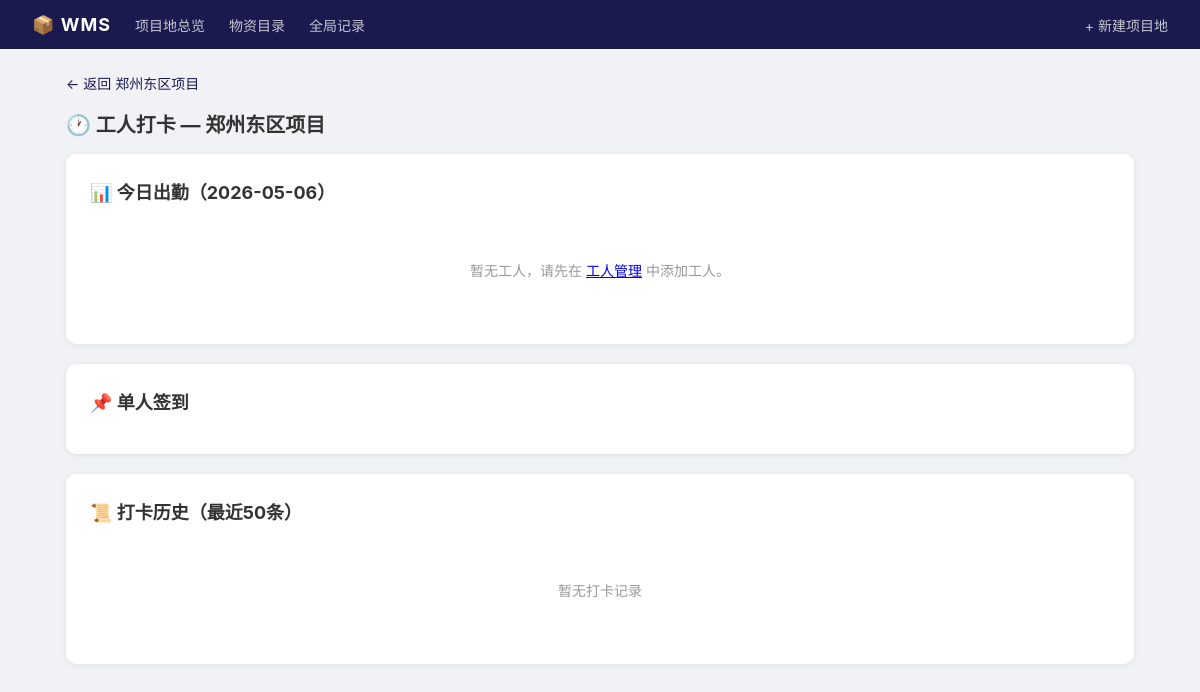
The page /site/1/attendance on the database as committed earlier.
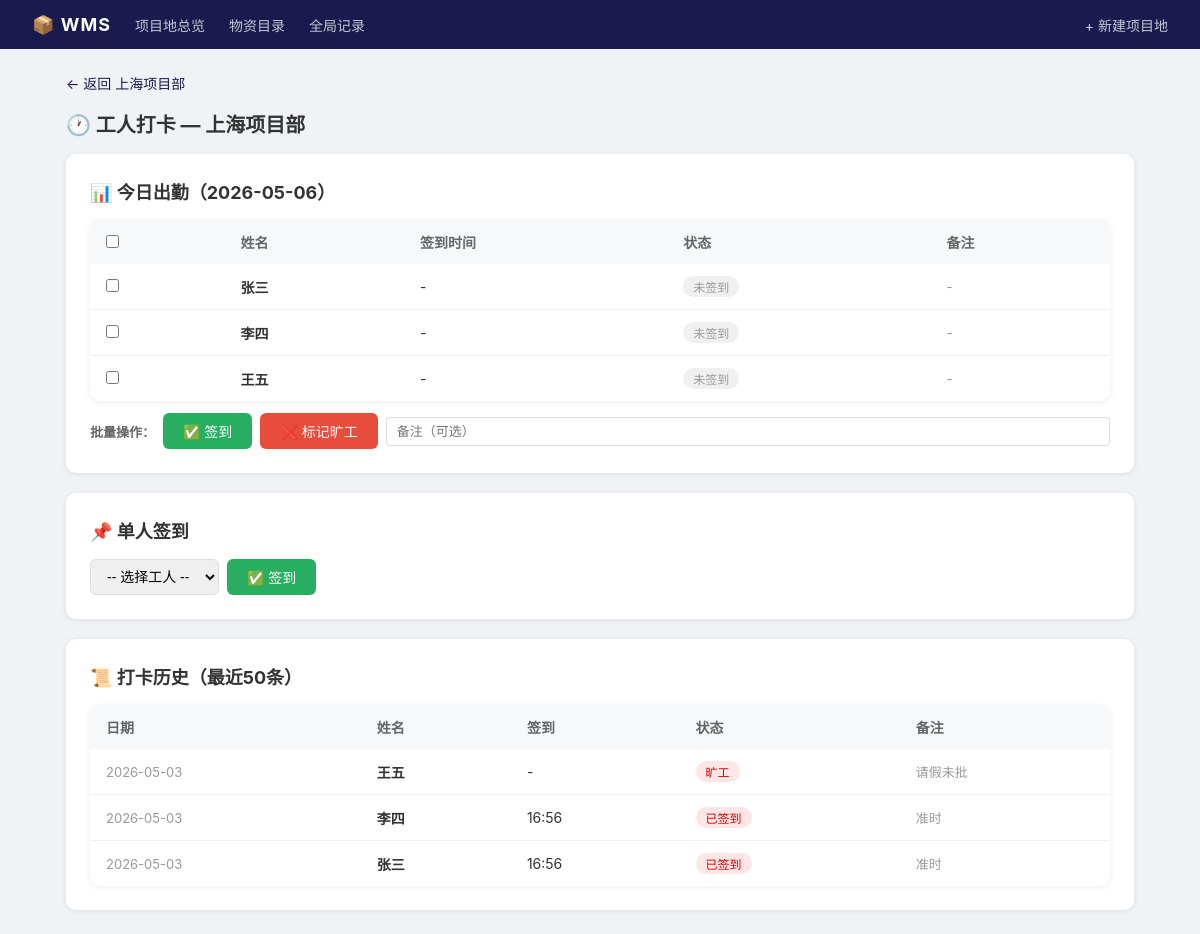
The same page on the database as committed later.
### tables this page shows
CREATE TABLE sites (
            id INTEGER PRIMARY KEY AUTOINCREMENT,
            name TEXT UNIQUE NOT NULL,
            location TEXT DEFAULT '',
            contact TEXT DEFAULT '',
            created TEXT NOT NULL
        );

CREATE TABLE workers (
            id INTEGER PRIMARY KEY AUTOINCREMENT,
            site_id INTEGER NOT NULL,
            name TEXT NOT NULL,
            phone TEXT DEFAULT '',
            id_card TEXT DEFAULT '',
            created TEXT NOT NULL,
            FOREIGN KEY (site_id) REFERENCES sites(id) ON DELETE CASCADE
        );

CREATE TABLE attendance (
            id INTEGER PRIMARY KEY AUTOINCREMENT,
            worker_id INTEGER NOT NULL,
            site_id INTEGER NOT NULL,
            date TEXT NOT NULL,
            check_in TEXT,
            check_out TEXT,
            note TEXT DEFAULT '', status TEXT DEFAULT '',
            UNIQUE(worker_id, date),
            FOREIGN KEY (worker_id) REFERENCES workers(id) ON DELETE CASCADE,
            FOREIGN KEY (site_id) REFERENCES sites(id) ON DELETE CASCADE
        );

### app.py (the view)
@app.route("/site/<int:site_id>/attendance")
def attendance(site_id):
    conn = get_db()
    site = conn.execute("SELECT * FROM sites WHERE id=?", (site_id,)).fetchone()
    if not site:
        flash("项目地不存在", "error")
        conn.close()
        return redirect(url_for("index"))
    today = datetime.now().strftime("%Y-%m-%d")
    workers = conn.execute("SELECT * FROM workers WHERE site_id=? ORDER BY name", (site_id,)).fetchall()
    today_records = conn.execute("""
        SELECT a.*, w.name AS worker_name
        FROM attendance a
        JOIN workers w ON w.id = a.worker_id
        WHERE a.site_id = ? AND a.date = ?
        ORDER BY w.name
    """, (site_id, today)).fetchall()
    history = conn.execute("""
        SELECT a.*, w.name AS worker_name
        FROM attendance a
        JOIN workers w ON w.id = a.worker_id
        WHERE a.site_id = ?
        ORDER BY a.id DESC LIMIT 50
    """, (site_id,)).fetchall()
    record_map = {r["worker_id"]: r for r in today_records}
    workers_attendance = [{"worker": w, "record": record_map.get(w["id"])} for w in workers]
    conn.close()
    return render_template("attendance.html", site=site, workers_attendance=workers_attendance,
                           workers=workers, history=history, today=today)

### app.py (called while the page is built)
def get_db():
    conn = sqlite3.connect(DB_PATH)
    conn.row_factory = sqlite3.Row
    conn.execute("PRAGMA foreign_keys = ON")
    return conn

### templates/attendance.html (shortened to what this page needs)
{% extends "base.html" %}
{% block content %}
<a href="{{ url_for('site_detail', id=site.id) }}" class="back-link">← 返回 {{ site.name }}</a>
<div class="page-title">🕐 工人打卡 — {{ site.name }}</div>
<form method="POST" action="{{ url_for('attendance_batch', site_id=site.id) }}">
<div class="card" style="margin-bottom:20px">
    <h2>📊 今日出勤（{{ today }}）</h2>
    {% if workers_attendance %}
    <table>
        <tr>
            <th><input type="checkbox" id="select-all" onclick="toggleAll(this)"></th>
            <th>姓名</th><th>签到时间</th><th>状态</th><th>备注</th>
        </tr>
        {% for wa in workers_attendance %}
        {% set r = wa.record %}
        <tr>
            <td><input type="checkbox" name="worker_ids" value="{{ wa.worker.id }}"></td>
            <td><strong>{{ wa.worker.name }}</strong></td>
            <td>{{ r.check_in if r and r.check_in else '-' }}</td>
            <td>
                {% if r and r.status == '旷工' %}
                <span class="badge" style="background:#ffe6e6;color:#cc0000">旷工</span>
                {% elif r and r.check_in %}
                <span class="badge badge-out">已签到</span>
                {% else %}
                <span class="badge" style="background:#f0f0f0;color:#999">未签到</span>
                {% endif %}
            </td>
            <td style="color:#999;font-size:13px">{{ r.note if r and r.note else '-' }}</td>
        </tr>
        {% endfor %}
    </table>
    <div style="display:flex;gap:8px;align-items:center;margin-top:12px;flex-wrap:wrap">
        <span style="font-size:13px;color:#666;font-weight:600">批量操作：</span>
        <button type="submit" name="action" value="checkin" class="btn btn-green">✅ 签到</button>
        <button type="submit" name="action" value="absent" class="btn btn-red">❌ 标记旷工</button>
        <input type="text" name="note" placeholder="备注（可选）" style="padding:6px 10px;border:1px solid #ddd;border-radius:4px;font-size:13px;flex:1;min-width:160px">
    </div>
    {% else %}
    <div class="empty">
        <p>暂无工人，请先在 <a href="{{ url_for('worker_list', site_id=site.id) }}">工人管理</a> 中添加工人。</p>
    </div>
    {% endif %}
</div>
</form>
<div class="card" style="margin-bottom:20px">
    <h2>📌 单人签到</h2>
    {% if workers %}
    <form method="POST" action="{{ url_for('attendance_checkin', site_id=site.id) }}" style="display:flex;gap:8px;align-items:end">
        <div class="form-group" style="margin-bottom:0">
            <select name="worker_id" required>
                <option value="">-- 选择工人 --</option>
            </select>
        </div>
        <button type="submit" class="btn btn-green">✅ 签到</button>
    </form>
    {% endif %}
</div>
<div class="card">
    <h2>📜 打卡历史（最近50条）</h2>
    {% if history %}
    <table>
        <tr>
            <th>日期</th><th>姓名</th><th>签到</th><th>状态</th><th>备注</th>
        </tr>
        {% for r in history %}
        <tr>
            <td style="color:#999;font-size:13px">{{ r.date }}</td>
            <td><strong>{{ r.worker_name }}</strong></td>
            <td>{{ r.check_in or '-' }}</td>
            <td>
                {% if r.status == '旷工' %}
                <span class="badge" style="background:#ffe6e6;color:#cc0000">旷工</span>
                {% elif r.check_in %}
                <span class="badge badge-out">已签到</span>
                {% else %}
                <span class="badge" style="background:#f0f0f0;color:#999">-</span>
                {% endif %}
            </td>
            <td style="color:#999;font-size:13px">{{ r.note or '-' }}</td>
        </tr>
        {% endfor %}
    </table>
    {% else %}
    <div class="empty">暂无打卡记录</div>
    {% endif %}
</div>
{% endblock %}

### templates/base.html (shortened to what this page needs)
<!DOCTYPE html>
<html lang="zh-CN">
<head>
</head>
<body>
    <nav>
        <span class="logo">📦 WMS</span>
        <a href="{{ url_for('index') }}">项目地总览</a>
        <a href="{{ url_for('material_list') }}">物资目录</a>
        <a href="{{ url_for('all_records') }}">全局记录</a>
        <span class="right"><a href="{{ url_for('site_add') }}">+ 新建项目地</a></span>
    </nav>
    <div class="container">
        {% block content %}{% endblock %}
    </div>
</body>
</html>

### templates/base.html (style rules this page uses)
* { margin: 0; padding: 0; box-sizing: border-box; }
body { font-family: -apple-system, 'Microsoft YaHei', sans-serif; background: #f0f2f5; color: #333; }
nav { background: #1a1a4e; padding: 14px 32px; display: flex; align-items: center; gap: 24px; flex-wrap: wrap; }
nav .logo { color: #fff; font-weight: 700; font-size: 18px; letter-spacing: 1px; }
nav a { color: rgba(255,255,255,.75); text-decoration: none; font-size: 14px; }
nav .right { margin-left: auto; }
.container { max-width: 1100px; margin: 0 auto; padding: 24px 16px; }
table { width: 100%; border-collapse: collapse; background: #fff; border-radius: 10px; overflow: hidden; box-shadow: 0 1px 6px rgba(0,0,0,.08); }
th, td { padding: 12px 16px; text-align: left; font-size: 14px; }
th { background: #f7f8fa; color: #666; font-weight: 600; }
tr:not(:last-child) td { border-bottom: 1px solid #f0f0f0; }
.btn { display: inline-block; padding: 8px 20px; border-radius: 6px; font-size: 14px; text-decoration: none; cursor: pointer; border: none; }
.btn-green { background: #27ae60; color: #fff; }
.btn-red { background: #e74c3c; color: #fff; }
.card { background: #fff; border-radius: 10px; padding: 24px; box-shadow: 0 1px 6px rgba(0,0,0,.08); }
.card h2 { font-size: 18px; margin-bottom: 16px; }
.form-group { margin-bottom: 14px; }
.form-group input, .form-group select, .form-group textarea { width: 100%; padding: 8px 12px; border: 1px solid #ddd; border-radius: 6px; font-size: 14px; }
.badge { display: inline-block; padding: 2px 10px; border-radius: 12px; font-size: 12px; }
.badge-out { background: #ffe6e6; color: #cc0000; }
.page-title { font-size: 20px; font-weight: 700; margin-bottom: 16px; }
.back-link { display: inline-block; margin-bottom: 16px; color: #1a1a4e; text-decoration: none; font-size: 14px; }

Rows that differ between the two databases and show on the page:
changed sites: name "郑州东区项目" → "上海项目部"
added workers: worker.name "张三"
added workers: worker.name "李四"
added workers: worker.name "王五"
added attendance: date "2026-05-03", worker_name "王五", check_in "-", status "旷工", note "请假未批"
added attendance: date "2026-05-03", worker_name "李四", check_in "16:56", status "已签到", note "准时"
added attendance: date "2026-05-03", worker_name "张三", check_in "16:56", status "已签到", note "准时"
Other text that changed with them:
form field value: (not shown) → "☐"
form field worker_id: (not shown) → "-- 选择工人 --"
text no longer shown: "暂无工人，请先在 工人管理 中添加工人。 暂无打卡记录"
text now shown: "姓名 签到时间 状态 备注 批量操作： ✅ 签到 ❌ 标记旷工 ✅ 签到 日期 姓名 签到 状态 备注"
new list line: "☐ - 未签到 -"
